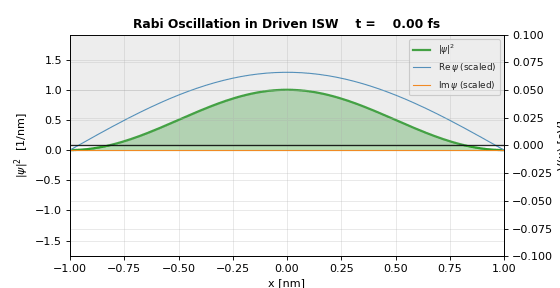
#> input picture figures/03_rabi_isw.gif, 560 x 288 px
$ python add_rabi_detuning_overlay.py
#> lines starting #> are read from the running program, lines starting #| are printed output that depends on the picture
"""Add a prominent 'Detuning ... = 0 meV (on resonance)' banner to every
frame of figures/03_rabi_isw.gif.

The banner is rendered as actual image pixels at the top of every frame,
so it survives any matplotlib title quirks and is visible in any GIF
viewer.  Re-run this script after re-executing notebook cell 18, since
``viz.make_gif`` regenerates the file from scratch.

Usage::

    python tools/add_rabi_detuning_overlay.py
"""
from __future__ import annotations

from pathlib import Path

from PIL import Image, ImageDraw, ImageFont

ROOT = Path(__file__).resolve().parents[1]
GIF = ROOT / "figures" / "03_rabi_isw.gif"

# Banner text uses Unicode glyphs so PIL's default font works without
# needing a math-typesetting renderer.
# Use plain ASCII subscripts ("omega_12") because most Windows fonts
# don't include the dedicated Unicode subscript glyphs (\u2081\u2082)
# and they render as tofu (boxes) when missing.
BANNER_TEXT = "Detuning frequency   \u0394 = \u0127(\u03A9 \u2212 \u03C9_12) = 0 meV    (on resonance)"
BANNER_H = 44            # pixels of extra space above each frame
BG_COLOUR = (255, 248, 220)
FG_COLOUR = (170, 0, 0)
FONT_SIZE = 19

# Try a few common Windows / cross-platform fonts that include Greek + math glyphs.
FONT_CANDIDATES = [
    "arial.ttf",
    "Arial.ttf",
    "DejaVuSans.ttf",
    "DejaVuSans-Bold.ttf",
    "seguisym.ttf",
    "calibri.ttf",
    "C:/Windows/Fonts/arial.ttf",
    "C:/Windows/Fonts/calibri.ttf",
    "C:/Windows/Fonts/seguisym.ttf",
]


def _load_font() -> ImageFont.FreeTypeFont | ImageFont.ImageFont:
    for name in FONT_CANDIDATES:
        try:
            return ImageFont.truetype(name, FONT_SIZE)
        except (OSError, IOError):
            continue
    return ImageFont.load_default()


def _strip_existing_banner(frame: Image.Image) -> Image.Image:
    """If this frame already starts with our BG_COLOUR banner, crop it
    off so re-running the overlay does not stack banners.  We probe a
    column close to the left edge (x=2) -- the banner extends full
    width but the centre column hits banner text (FG_COLOUR), so a
    centre probe would terminate prematurely.

    Treat the gray separator line that bottom-caps the banner as part
    of the banner.
    """
    w, h = frame.size
    probe_x = min(2, w - 1)
    pixels = frame.load()
    banner_rows = 0
    for y in range(min(h, 100)):
        r, g, b = pixels[probe_x, y][:3]
        is_bg = (
            abs(r - BG_COLOUR[0]) < 12
            and abs(g - BG_COLOUR[1]) < 12
            and abs(b - BG_COLOUR[2]) < 12
        )
        # Allow exactly one separator-line row: it's gray-ish and lives
        # right at the bottom of the banner.  Anything below it is the
        # original matplotlib figure and must be kept.
        is_separator = (
            banner_rows > 0
            and abs(r - 120) < 25
            and abs(g - 120) < 25
            and abs(b - 120) < 25
        )
        if is_bg or is_separator:
            banner_rows = y + 1
            if is_separator:
                # Stop right after we consume the separator -- no more banner.
                break
        else:
            break
    if banner_rows >= 5:
        return frame.crop((0, banner_rows, w, h))
    return frame


def main() -> None:
    if not GIF.exists():
        raise SystemExit(f"GIF not found: {GIF}")

    src = Image.open(GIF)
#> src is the input picture: PIL image 560x288 P; mean R, G, B 235.2, 238.2, 234.9
    duration = src.info.get("duration", 80)
#> duration = 40
    loop = src.info.get("loop", 0)
#> loop = 0
    n_frames = getattr(src, "n_frames", 1)
#> n_frames = 64

    font = _load_font()

    new_frames: list[Image.Image] = []
    for k in range(n_frames):
        src.seek(k)
        frame = src.convert("RGB")
        frame = _strip_existing_banner(frame)
        w, h = frame.size

        canvas = Image.new("RGB", (w, h + BANNER_H), BG_COLOUR)
        canvas.paste(frame, (0, BANNER_H))

        draw = ImageDraw.Draw(canvas)
        bbox = draw.textbbox((0, 0), BANNER_TEXT, font=font)
        text_w = bbox[2] - bbox[0]
        text_h = bbox[3] - bbox[1]
        x = (w - text_w) // 2 - bbox[0]
        y = (BANNER_H - text_h) // 2 - bbox[1]
        draw.text((x, y), BANNER_TEXT, fill=FG_COLOUR, font=font)
        # Thin separating line so it doesn't visually merge with the figure.
        draw.line([(0, BANNER_H - 1), (w, BANNER_H - 1)], fill=(120, 120, 120), width=1)

        new_frames.append(canvas)
#> this loop made 64 passes
#> pass 1, in main, `canvas = Image.new("RGB", (w, h + BANNER_H), BG_COLOUR)`:
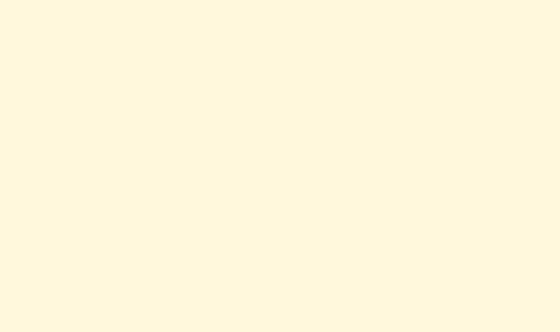
#> canvas: PIL image 560x332 RGB; mean R, G, B 255, 248, 220
#> pass 2, in main, `frame = src.convert("RGB")`:
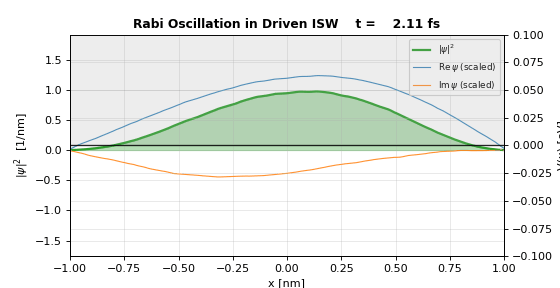
#> frame: PIL image 560x288 RGB; mean R, G, B 235.1, 238.1, 234.8
#> pass 3, in main, `frame = src.convert("RGB")`:
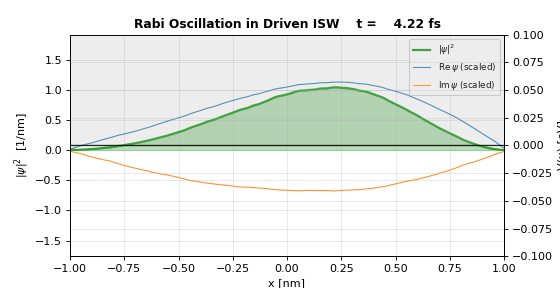
#> frame: PIL image 560x288 RGB; mean R, G, B 235, 238.1, 234.7
#> after the loop:
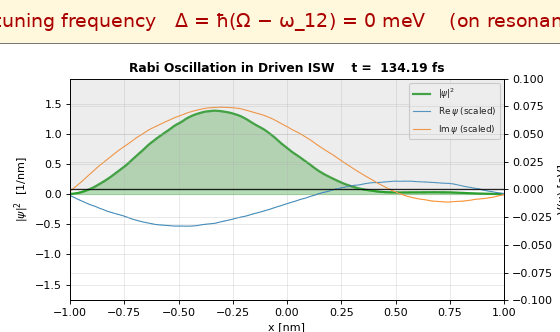
#> canvas: PIL image 560x332 RGB; mean R, G, B 236.2, 236.4, 230.1
#> after the loop:
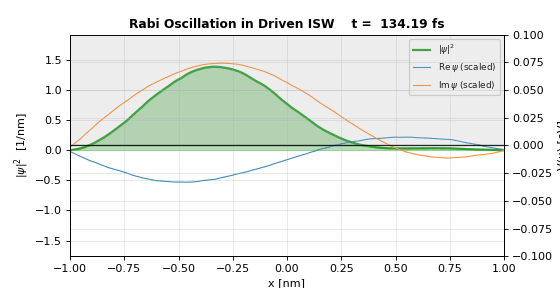
#> frame: PIL image 560x288 RGB; mean R, G, B 234.8, 237.9, 234.6
#> after the loop, new_frames = 64 items

    new_frames[0].save(
        GIF,
        save_all=True,
        append_images=new_frames[1:],
        duration=duration,
        loop=loop,
        optimize=True,
    )
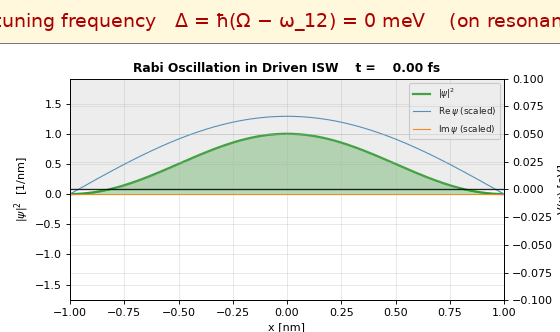
#> saved as 03_rabi_isw.gif: PIL image 560x332 RGB; mean R, G, B 236.6, 236.6, 230.5
    size_kb = GIF.stat().st_size / 1024
    print(f"wrote {GIF.relative_to(ROOT)}  ({size_kb:.1f} KB, {n_frames} frames)")
#| wrote figures/03_rabi_isw.gif  (604.1 KB, 64 frames)
    # Windows consoles default to cp1252 which can't encode Greek glyphs;
    # use the ASCII repr and round-trip via .encode/.decode so this never
    # raises UnicodeEncodeError when run from a plain `cmd.exe` shell.
    safe_banner = BANNER_TEXT.encode("ascii", errors="backslashreplace").decode("ascii")
    print(f"banner: {safe_banner!r}")


if __name__ == "__main__":
    main()
